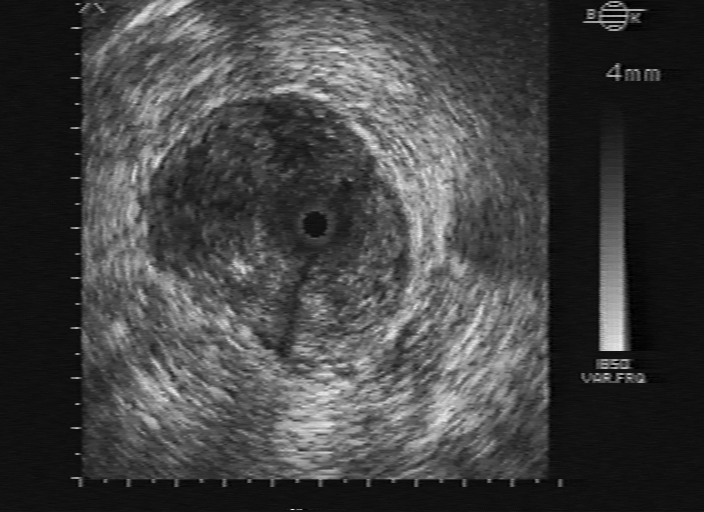
%> input picture Imagenes/U3-14-04.BMP, 704 x 512 px
$ octave recognition.m   (GNU Octave 9; MATLAB toolbox functions it lacks are replaced by stand-ins)
%> lines starting %> are read from the running program, lines starting %| are printed output that depends on the picture
img = imread('Imagenes/U3-14-04.BMP');
%> img is the input picture: size 512x704 uint8; min 0, max 255, mean 66
cuttedImg = imcrop(img,[120 110 420 350]);
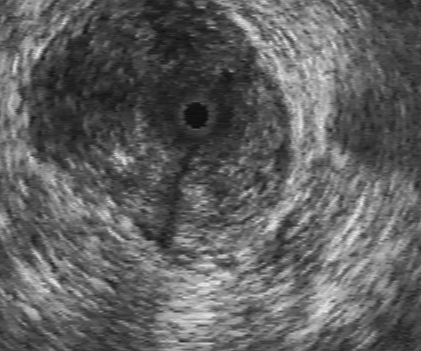
%> cuttedImg: size 351x421 uint8; min 12, max 243, mean 96.3

pascal13=[1 12 66 220 495 792 924 792 495 220 66 12 1];
matrizGausiana13=pascal13'*pascal13/(sum(pascal13)^2);
blur=uint8(conv2(cuttedImg,matrizGausiana13,'same'));
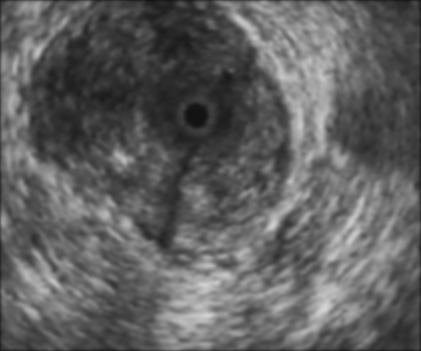
%> blur: size 351x421 uint8; min 18, max 212, mean 95.7
figure();
imagesc(blur);
colormap gray;

pixelsH=double(0);
pixelsP=double(0);
pixelsB=double(0);
sumValsP=double(0);
sumValsH=double(0);
sumValsB=double(0);
xP=double(0);
yP=double(0);
xH=double(0);
yH=double(0);
xB=double(0);
yB=double(0);
[nRows,nCols] = size(blur);
%> nRows = 351; nCols = 421
for x=1:nRows
    for y=1:nCols
%> (the run ends here)

$ run again, with Imagenes/U3-15-03.BMP copied over Imagenes/U3-14-04.BMP
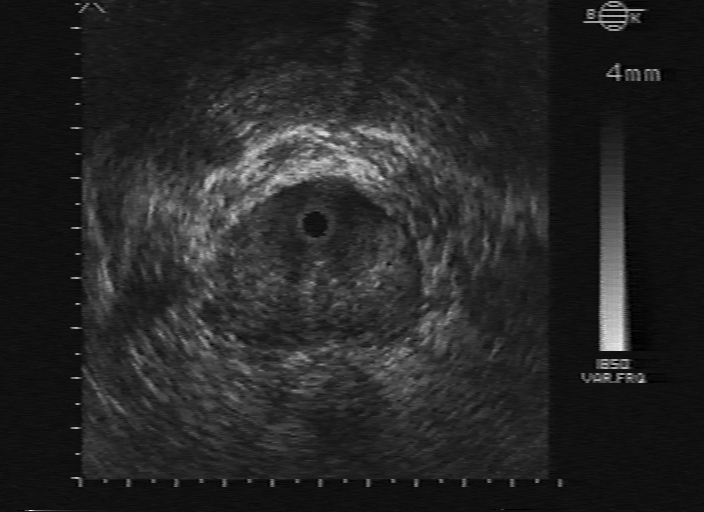
%> input picture Imagenes/U3-15-03.BMP, 704 x 512 px
%> img is the input picture: size 512x704 uint8; min 0, max 255, mean 37.9
%> `cuttedImg = imcrop(img,[120 110 420 350]);`:
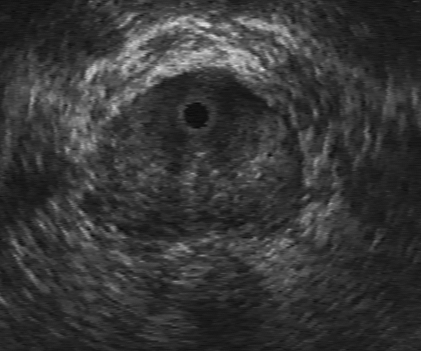
%> cuttedImg: size 351x421 uint8; min 9, max 228, mean 55.2

$ run again, with Imagenes/U3-16-03.BMP copied over Imagenes/U3-14-04.BMP
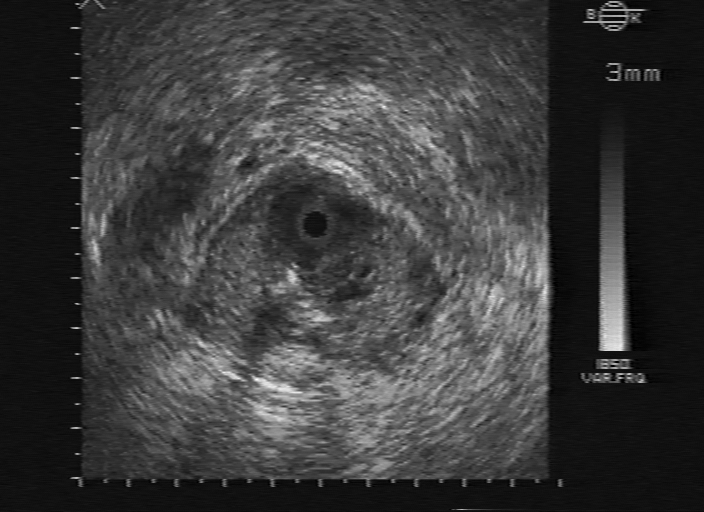
%> input picture Imagenes/U3-16-03.BMP, 704 x 512 px
%> img is the input picture: size 512x704 uint8; min 0, max 255, mean 59.2
%> `cuttedImg = imcrop(img,[120 110 420 350]);`:
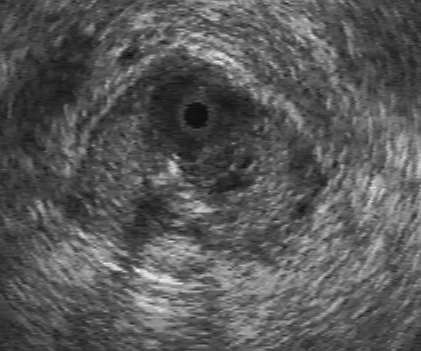
%> cuttedImg: size 351x421 uint8; min 11, max 255, mean 88.6
%> `blur=uint8(conv2(cuttedImg,matrizGausiana13,'same'));`:
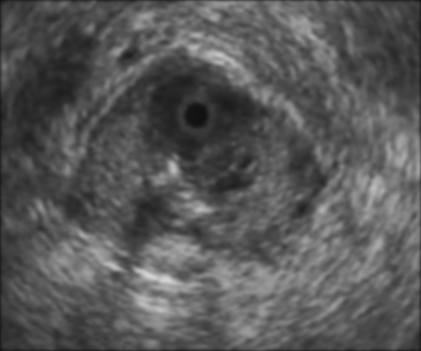
%> blur: size 351x421 uint8; min 16, max 213, mean 88

$ run again, with Imagenes/U3-17-05.BMP copied over Imagenes/U3-14-04.BMP
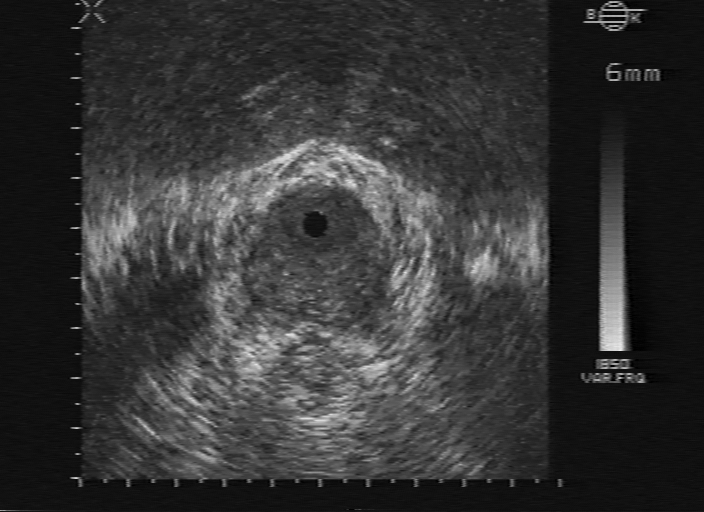
%> input picture Imagenes/U3-17-05.BMP, 704 x 512 px
%> img is the input picture: size 512x704 uint8; min 0, max 239, mean 52.4
%> `cuttedImg = imcrop(img,[120 110 420 350]);`:
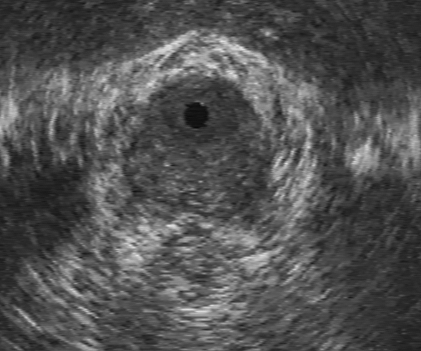
%> cuttedImg: size 351x421 uint8; min 9, max 229, mean 81.6
%> `blur=uint8(conv2(cuttedImg,matrizGausiana13,'same'));`:
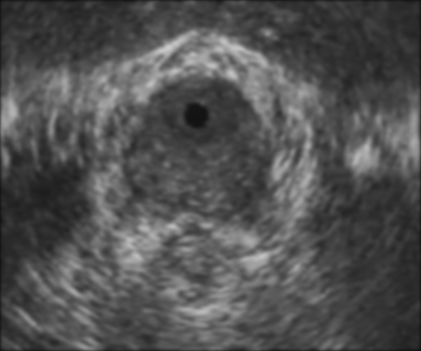
%> blur: size 351x421 uint8; min 13, max 205, mean 81.2
